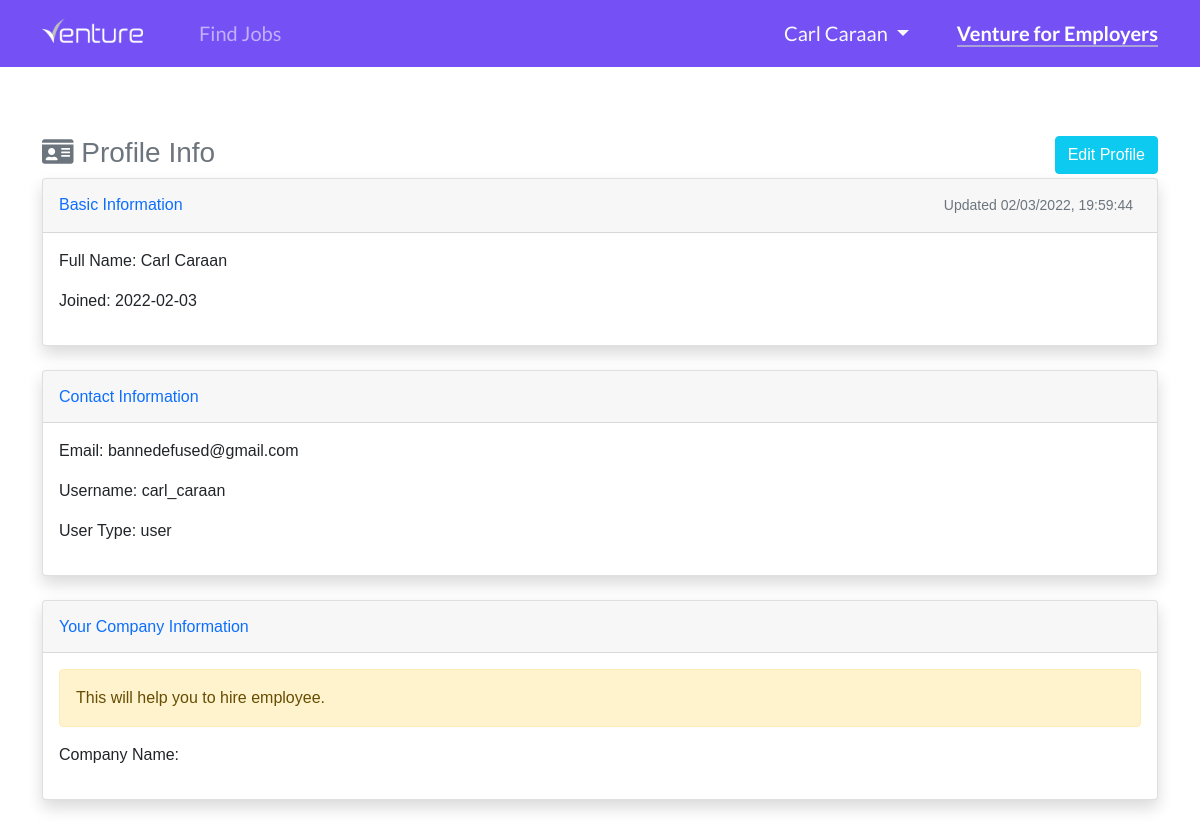
The app's page /user/profile (signed in), older data.
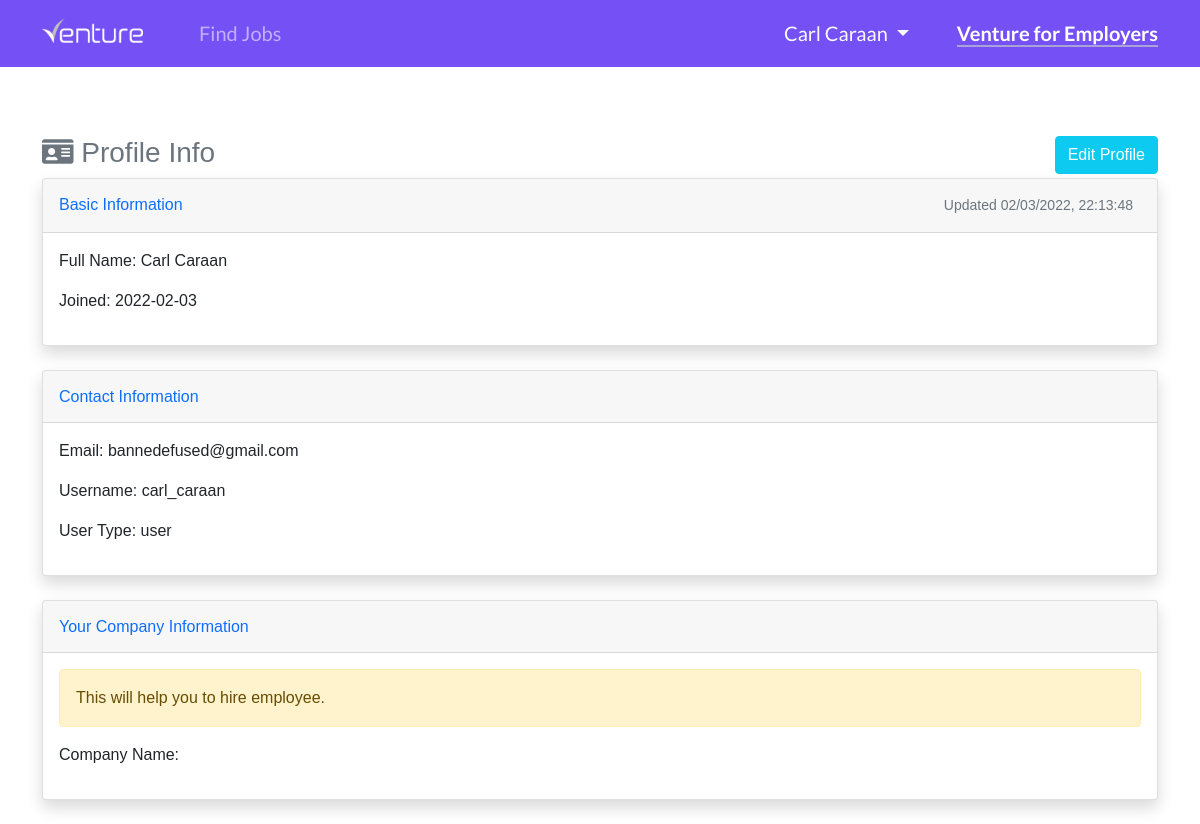
The same page, newer data.
### website/models.py (models this page shows)
class User(db.Model, UserMixin):
    id = db.Column(db.Integer, primary_key=True)
    email = db.Column(db.String(150), unique=True)
    username = db.Column(db.String(150), unique=True)
    firstname = db.Column(db.String(150))
    lastname = db.Column(db.String(150))
    company = db.Column(db.String(150))
    password = db.Column(db.String(150))
    usertype = db.Column(db.String(10))
    date_created = db.Column(db.DateTime, default=datetime.now())
    date_updated = db.Column(db.DateTime(
        timezone=True), onupdate=datetime.now())
    posts = db.relationship('Post', backref='user', passive_deletes="True")
    likes = db.relationship('Like', backref='user', passive_deletes="True")

### website/views.py (the view)
@views.route("/user/profile")
@login_required
def user_profile_view():
    users = User.query.all()
    return render_template("user/profile/view_profile.html", user=current_user,  users=users)

### website/__init__.py (called while the page is built)
def create_app():
    app = Flask(__name__)
    app.config['SECRET_KEY'] = "helloworld"
    app.config['SQLALCHEMY_DATABASE_URI'] = f'sqlite:///{DB_NAME}'
    app.config['SQLALCHEMY_TRACK_MODIFICATIONS'] = True
    db.init_app(app)
    from .views import views
    from .auth import auth
    app.register_blueprint(views, url_prefix="/")
    app.register_blueprint(auth, url_prefix="/")
    from .models import User, Post
    create_database(app)
    login_manager = LoginManager()
    login_manager.login_view = "auth.login"
    login_manager.init_app(app)
    @login_manager.user_loader
    def load_user(id):
        return User.query.get(int(id))
    return app

### website/templates/user/profile/view_profile.html (shortened to what this page needs)
{% extends "user/base.html" %}
{% set active_page = "view_profile" %}
{% block content %}
<br><br><br><br><br>
<div class="container">
    <h3 class="mt-3 mb-2 text-muted w-100"><i class="fas fa-id-card"></i> Profile Info
        <a href="/user/profile/edit" class="btn btn-info float-end text-white">Edit Profile</a>
    </h3>
    <div class="card shadow mb-4">
        <div class="card-header py-3">
            <h6 class="m-0 font-weight-bold text-primary float-start">Basic Information</h6>
            <small class="text-muted me-2 float-end">
                {% if user.date_updated == None %}
                Last Updated {{ user.date_created.strftime("%m/%d/%Y, %H:%M:%S") }}
                {% else %}
                Updated {{ user.date_updated.strftime("%m/%d/%Y, %H:%M:%S") }}
                {% endif %}
            </small>
        </div>
        <div class="card-body">
            <p>Full Name: {{ user.firstname }} {{ user.lastname }}</p>
            <p>Joined: {{ user.date_created.strftime('%Y-%m-%d') }}</p>
        </div>
    </div>
    <div class="card shadow mb-4">
        <div class="card-header py-3">
            <h6 class="m-0 font-weight-bold text-primary">Contact Information</h6>
        </div>
        <div class="card-body">
            <p>Email: {{ user.email }}</p>
            <p>Username: {{ user.username }}</p>
            <p>User Type: {{ user.usertype }}</p>
        </div>
    </div>
    <div class="card shadow mb-4">
        <div class="card-header py-3">
            <h6 class="m-0 font-weight-bold text-primary">Your Company Information</h6>
        </div>
        <div class="card-body">
            <div class="alert alert-warning">
                This will help you to hire employee.
            </div>
            <p>Company Name: {{ user.company }}</p>
        </div>
    </div>
</div>
{% endblock %}

### website/templates/user/base.html (shortened to what this page needs)
<!DOCTYPE html>
<html lang="en">
<head>
    <link href="https://cdn.jsdelivr.net/npm/bootstrap@5.1.3/dist/css/bootstrap.min.css" rel="stylesheet">
    <link rel="stylesheet" href="https://use.fontawesome.com/releases/v5.15.4/css/all.css">
    <link rel="stylesheet" href="https://cdnjs.cloudflare.com/ajax/libs/trix/1.3.1/trix.css">
    <link rel="stylesheet" href="{{ url_for('static',filename='user/css/style.css') }}">
    <link rel="stylesheet" href="{{ url_for('static',filename='user/css/salary.scss') }}">
    <link rel="stylesheet" href="{{ url_for('static',filename='user/css/slider.css') }}">
    <link rel="stylesheet" href="{{ url_for('static',filename='user/css/fixed.css') }}">
</head>
<body>
    {% if current_user.company %}
    <nav class="navbar navbar-expand-lg navbar-dark fixed-top" id="navbar_employer">
        <div class="container">
            <a class="navbar-brand" href="/home">
                <img id="navbar_logo" src="{{ url_for('static',filename='user/img/venture-employers.ico') }}" width="101px" alt="">
            </a>
            <button class="navbar-toggler" type="button" data-bs-toggle="collapse"
                data-bs-target="#navbarSupportedContent" aria-controls="navbarSupportedContent" aria-expanded="false"
                aria-label="Toggle navigation">
                <span class="navbar-toggler-icon"></span>
            </button>
            <div class="collapse navbar-collapse" id="navbarSupportedContent">
                <ul class="navbar-nav me-auto mb-2 mb-lg-0">
                    <li class="nav-item">
                        <a href="/home" class="nav-item nav-link mx-3">
                            <span class="{{ 'active_border_bottom2 text-white' if active_page == 'view_post' else '' }}">
                                Find Jobs
                            </span>
                        </a>
                    </li>
                    <li class="nav-item">
                        <a class="nav-item nav-link mx-3" href="/create-post">
                            <span class="{{ 'active_border_bottom2 text-white' if active_page == 'add_post' else '' }}">
                                Post Job
                            </span>
                        </a>
                    </li>
                </ul>
                <li class="d-flex nav-item dropdown">
                    <a class="nav-link text-light dropdown-toggle ps-0 ms-3" href="#" id="navbarDropdown" role="button"
                        data-bs-toggle="dropdown" aria-expanded="false">
                        <span class="{{ 'active_border_bottom2' if active_page == 'edit_password' or active_page == 'edit_profile' or active_page == 'view_profile' else '' }}">
                            {{ current_user.company }}
                        </span>
                    </a>
                    <ul class="dropdown-menu" aria-labelledby="dropdownMenuButton1">
                        <li>
                            <a class="dropdown-item {{ 'active' if active_page == 'view_profile' or active_page == 'edit_profile' else '' }}" href="/user/profile">
                                <i class="fas fa-user fa-sm fa-fw mr-2 text-gray-400"></i>
                                Profile
                            </a>
                        </li>
                        <li>
                            <a class="dropdown-item {{ 'active' if active_page == 'edit_password' else '' }}" href="/user/change-password">
                                <i class="fas fa-cog fa-sm fa-fw mr-2 text-gray-400"></i>
                                Change Password
                            </a>
                        </li>
                        <li>
                            <a class="dropdown-item" href="/logout">
                                <i class="fas fa-sign-out-alt fa-sm fa-fw mr-2 text-gray-400"></i>
                                Logout
                            </a>
                        </li>
                    </ul>
                </li>
            </div>
        </div>
    </nav>
    {% else %}
    <nav class="navbar navbar-expand-lg navbar-dark fixed-top" id="navbar_employee">
        <div class="container">
            <a class="navbar-brand" href="/home">
                <img id="navbar_logo" src="{{ url_for('static',filename='user/img/venture-white.ico') }}" width="101px" alt="">
            </a>
            <div class="collapse navbar-collapse" id="navbarSupportedContent">
                <ul class="navbar-nav me-auto mb-2 mb-lg-0">
                    <li class="nav-item">
                        <a href="/home" class="nav-item nav-link mx-3">
                            <span class="{{ 'text-white active_border_bottom' if active_page == 'view_post' else '' }}">
                                Find Jobs
                            </span>
                        </a>
                    </li>
                </ul>
                <li class="d-flex nav-item dropdown">
                    <a class="nav-link dropdown-toggle ps-0 text-light mx-3" href="#" id="navbarDropdown" role="button"
                        data-bs-toggle="dropdown" aria-expanded="false">
                        <span class=" {{ 'active_border_bottom' if active_page == 'edit_password' or active_page == 'edit_profile' else '' }}">
                            {{ current_user.firstname }}
                            {{ current_user.lastname }}
                        </span>
                    </a>
                </li>
                <li class="d-flex nav-item">
                    <a class="nav-link px-0 ms-3" href="/user/profile">
                        <span class="fw-bold {{ 'text-white active_border_bottom' if active_page == 'view_profile' else '' }}">
                            Venture for Employers
                        </span>
                    </a>
                </li>
            </div>
        </div>
    </nav>
    {% endif %}
        {% block content %}{% endblock %}
</body>
</html>

### website/static/user/css/style.css (style rules this page uses)
* { margin: 0; padding: 0; box-sizing: border-box; outline: none; border: none; text-decoration: none; }
html { scroll-behavior: smooth; }
body { font-family: "Helvetica", sans-serif; -webkit-font-smoothing: antialiased; -moz-osx-font-smoothing: grayscale; overflow-x: hidden; }
.navbar-brand { margin-right: 2rem; }
#navbar_employee { background-color: #7551f5; color: #fff; font-family: "Lato", sans-serif; font-size: 20px; padding-top: 0.65rem; padding-bottom: 0.65rem; }
.navbar li a { color: #f1f1f1; }
.active_border_bottom { border-bottom: 2px solid #aaa1d9; }
#navbar_logo { margin-top: -0.7rem; image-rendering: crispEdges; }

### website/static/user/css/fixed.css (style rules this page uses)
.fixed-top { -webkit-backface-visibility: hidden; }

Row changes from the older to the newer data that the page shows:
changed User "Carl": date_updated "02/03/2022, 19:59:44" → "02/03/2022, 22:13:48"
